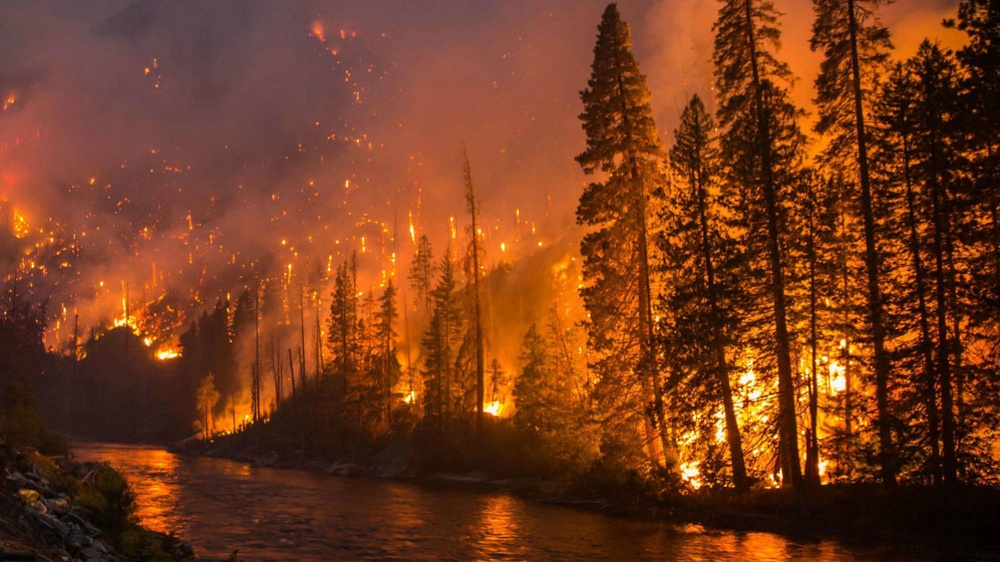
#> input picture Fire Detection/Image Dataset and Codes/FF0.jpg, 1000 x 562 px, shrunk from 1500 x 843 before the run, given in place of video.mp4, which was not available
$ python video.py
#> lines starting #> are read from the running program, lines starting #| are printed output that depends on the picture; after the words box and inside, x2 and y2 are one past the last pixel; in counts of white or black regions, pixels touching at a corner belong together; pictures that were not available may be replaced by others from this repository, and a replacement may not be noted
import cv2
import numpy as np

video_file = "video.mp4"
video = cv2.VideoCapture(video_file)

while True:
    (grabbed, frame) = video.read()
#> frame is the input picture: shape (562, 1000, 3); mean B, G, R 29, 58.6, 117.3
    if not grabbed:
        break

    blur = cv2.GaussianBlur(frame, (21, 21), 0)
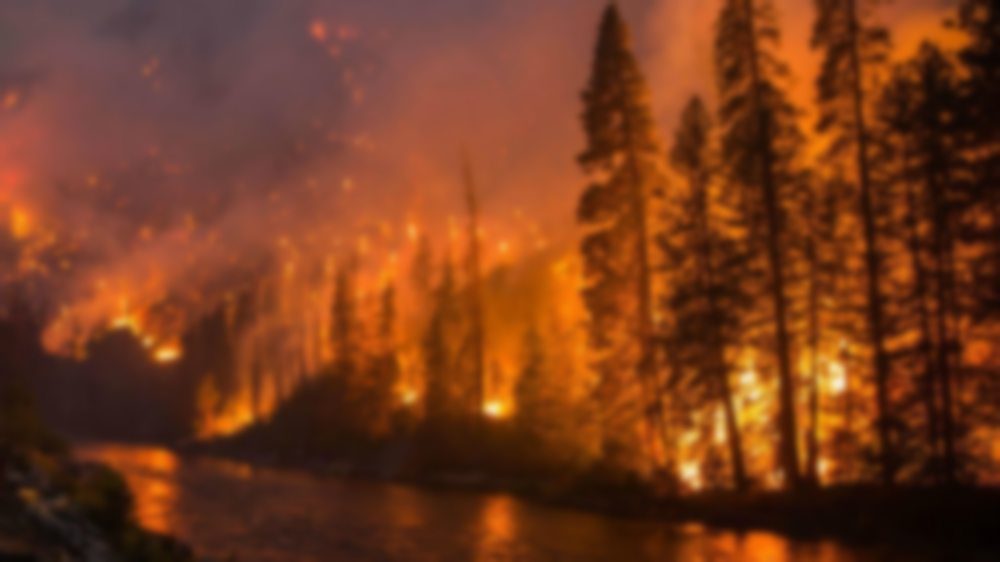
#> blur: shape (562, 1000, 3); mean B, G, R 29, 58.6, 117.3
    hsv = cv2.cvtColor(blur, cv2.COLOR_BGR2HSV)
#> hsv: shape (562, 1000, 3); mean H, S, V 19.7, 189.4, 117.3

    lower = [18, 50, 50]
    upper = [35, 255, 255]
    lower = np.array(lower, dtype="uint8")
    upper = np.array(upper, dtype="uint8")
    mask = cv2.inRange(hsv, lower, upper)
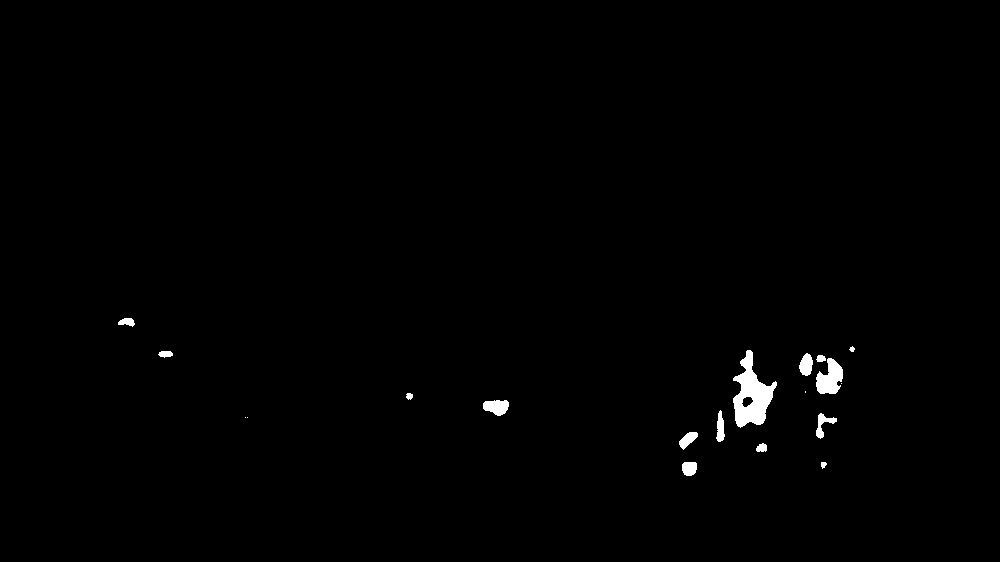
#> mask: shape (562, 1000); 0.72% white; 19 white regions (4 under 20 px), largest, box (x1, y1, x2, y2) and area: (733, 350, 777, 428) 1717, (816, 358, 843, 394) 644, (483, 400, 509, 416) 308

    output = cv2.bitwise_and(frame, hsv, mask=mask)
    cv2.imshow("output", output)
    if cv2.waitKey(1) & 0xFF == ord('q'):
#> (key q is pressed here)
        break

cv2.destroyAllWindows()
video.release()

$ run again, on Fire Detection/Image Dataset and Codes/FF1.jpg
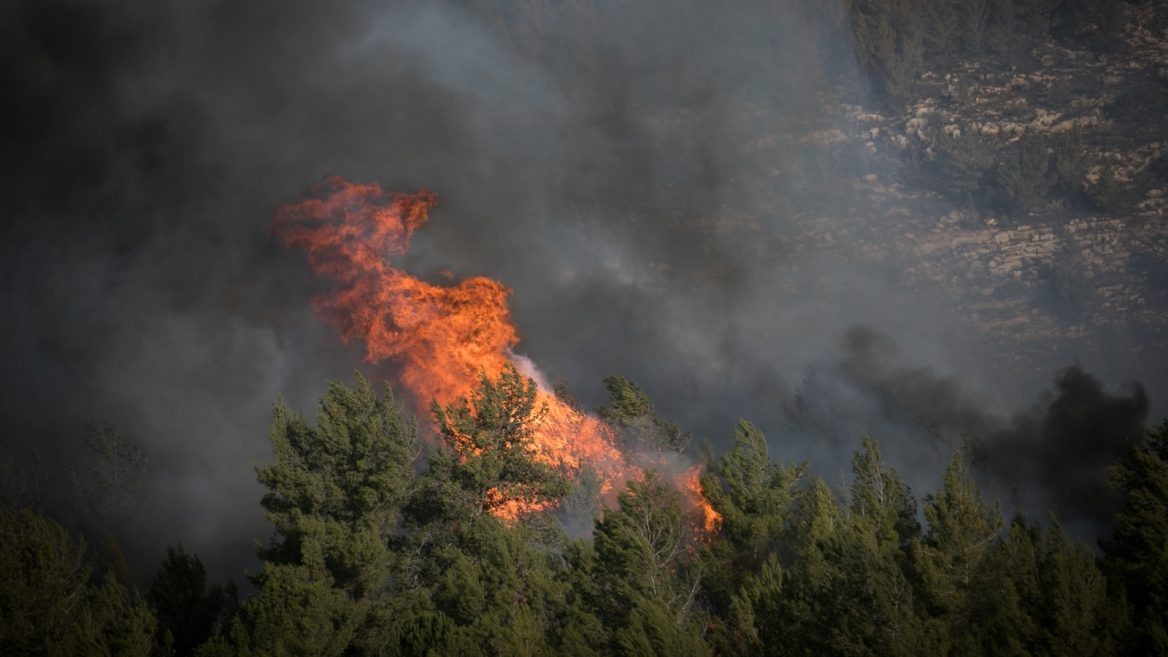
#> input picture Fire Detection/Image Dataset and Codes/FF1.jpg, 1168 x 657 px, given in place of video.mp4, which was not available
#> frame is the input picture: shape (657, 1168, 3); mean B, G, R 59.4, 64.1, 68
#> hsv: shape (657, 1168, 3); mean H, S, V 53.2, 45.9, 69.9
#> `mask = cv2.inRange(hsv, lower, upper)`:
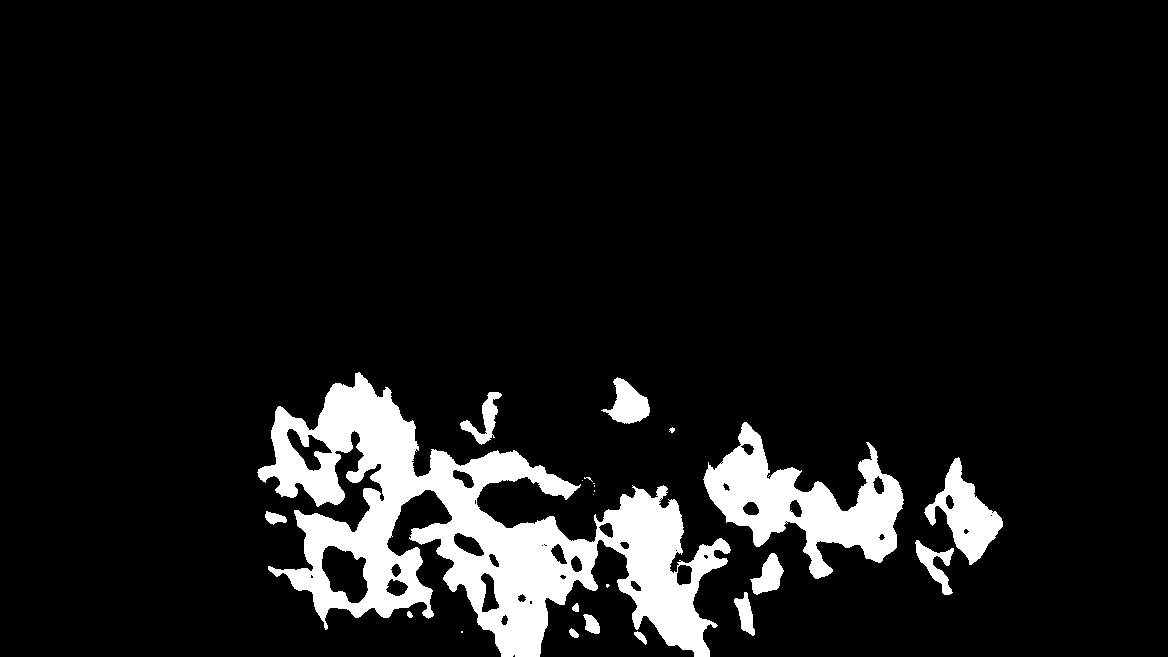
#> mask: shape (657, 1168); 9.2% white; 24 white regions (9 under 20 px), largest, box (x1, y1, x2, y2) and area: (257, 372, 731, 657) 49330, (703, 422, 904, 579) 12737, (924, 457, 1003, 565) 3478
#> `output = cv2.bitwise_and(frame, hsv, mask=mask)`:
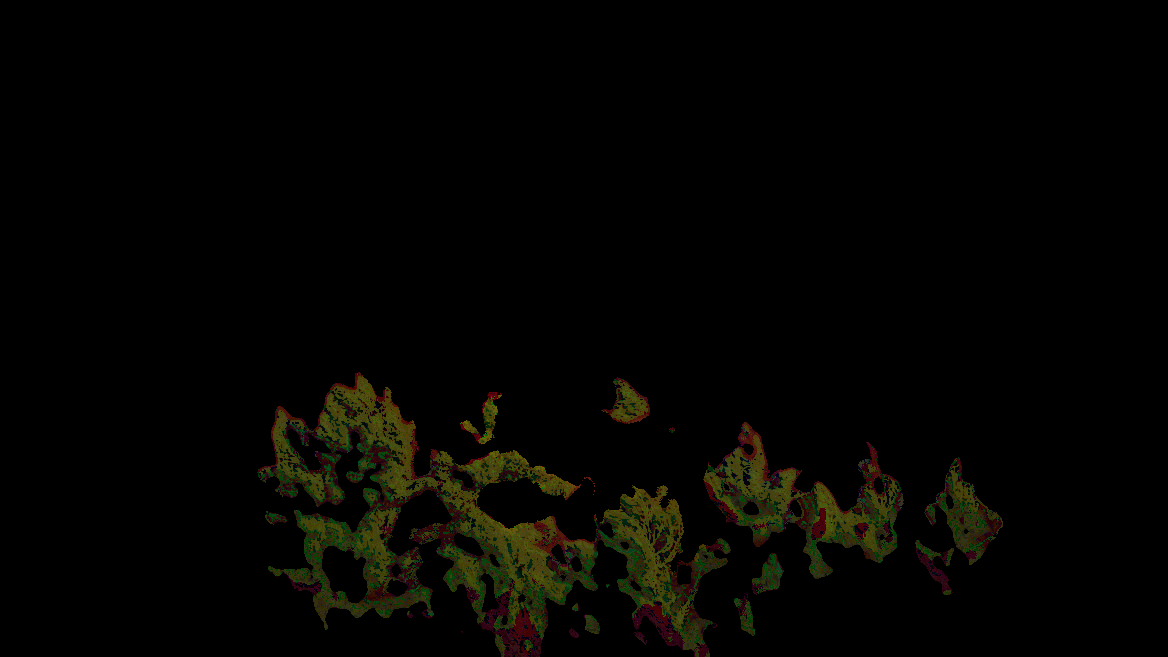
#> output: shape (657, 1168, 3); mean B, G, R 1.3, 4.1, 4.4
